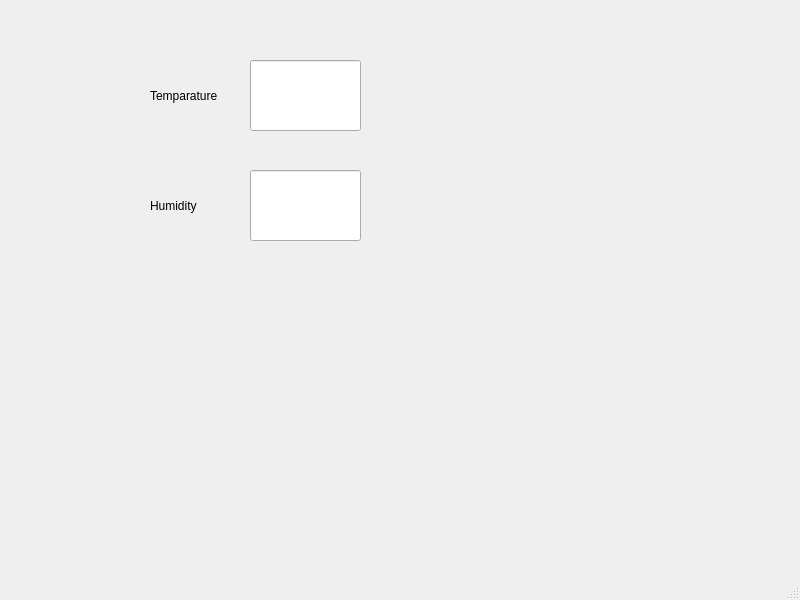
<?xml version="1.0" encoding="UTF-8"?>
<ui version="4.0">
 <class>MainWindow</class>
 <widget class="QMainWindow" name="MainWindow">
  <property name="geometry">
   <rect>
    <x>0</x>
    <y>0</y>
    <width>800</width>
    <height>600</height>
   </rect>
  </property>
  <property name="windowTitle">
   <string>MainWindow</string>
  </property>
  <widget class="QWidget" name="centralwidget">
   <widget class="QLineEdit" name="currentTemp_lineEdit">
    <property name="geometry">
     <rect>
      <x>250</x>
      <y>60</y>
      <width>111</width>
      <height>71</height>
     </rect>
    </property>
   </widget>
   <widget class="QLabel" name="label">
    <property name="geometry">
     <rect>
      <x>150</x>
      <y>80</y>
      <width>111</width>
      <height>31</height>
     </rect>
    </property>
    <property name="text">
     <string>Temparature</string>
    </property>
   </widget>
   <widget class="QLabel" name="label_2">
    <property name="geometry">
     <rect>
      <x>150</x>
      <y>190</y>
      <width>111</width>
      <height>31</height>
     </rect>
    </property>
    <property name="text">
     <string>Humidity</string>
    </property>
   </widget>
   <widget class="QLineEdit" name="currentHumidity_lineEdit">
    <property name="geometry">
     <rect>
      <x>250</x>
      <y>170</y>
      <width>111</width>
      <height>71</height>
     </rect>
    </property>
   </widget>
  </widget>
  <widget class="QMenuBar" name="menubar">
   <property name="geometry">
    <rect>
     <x>0</x>
     <y>0</y>
     <width>800</width>
     <height>25</height>
    </rect>
   </property>
  </widget>
  <widget class="QStatusBar" name="statusbar"/>
 </widget>
 <resources/>
 <connections/>
</ui>
